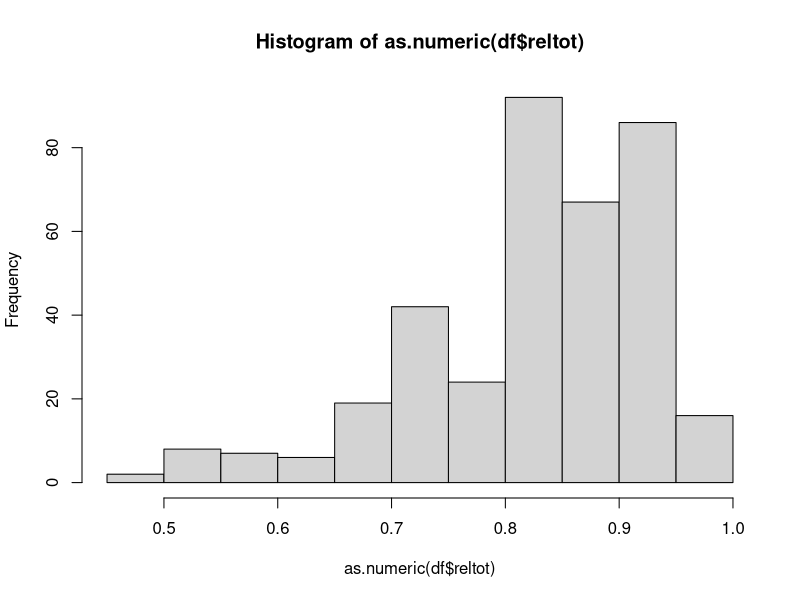
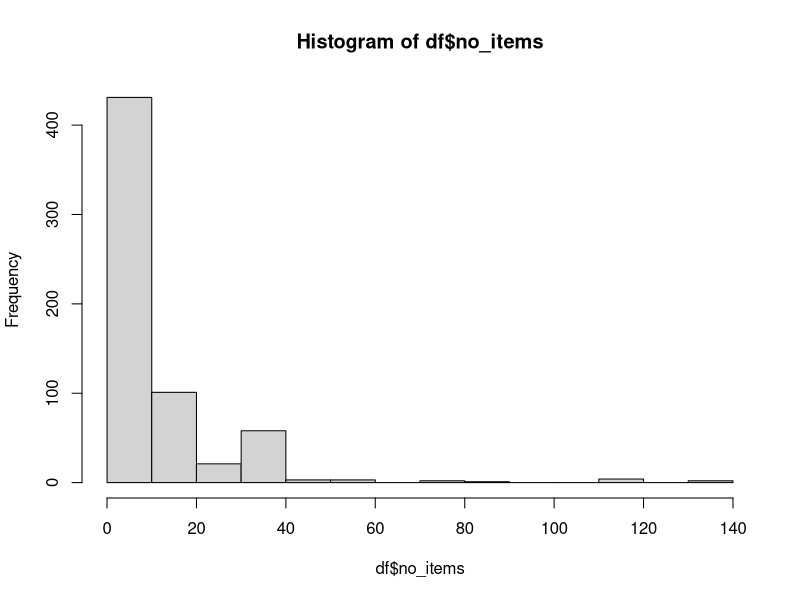

The R source for these figures, in order: (Note: this script raises an error after producing the figures.)
### CODE FOR MAIN STUDY SYSTEMATIC REVIEW MEASUREMENT INVARIANCE ##
### This is code to sample articles for which we will attempt to perform measurement invariance checks for step 2, 3, and 4

rm(list=ls()) # clean workspace
require("lavaan") # to simulate factor model and run MI tests
require("writexl") # to write away final codebooks

# function to check how many groups are compared for each study
assign.groups <- function(x) {
  if(is.na(x['n3_rep'])) {
    no_group <- 2
  } else if(is.na(x['n4_rep'])) {
    no_group <- 3
  } else if(is.na(x['n5_rep'])) {
    no_group <- 4 
  } else {
    no_group <- 5
  }
  return(no_group)
}

# load data from main study
df <- read.csv("../data/codebook-main-step1.csv") # load data

# give all data points a unique id so we can delete doubles later
df$id <- 1:nrow(df)

# filter out studies that reported on doing a measurement invariance check
df$mitest_rep <- as.numeric(df$mitest_rep)
df.checked <- subset(df,mitest_rep == 1) 

# check distribution of reliabilities of all studies
df$reltot <- as.numeric(df$reltot)
hist(as.numeric(df$reltot))
mean(df$reltot, na.rm=T)

# check distribution of number of items of all studies
df$no_items <- as.numeric(df$no_items)
hist(df$no_items)

# remove studies that checked for MI
df.notchecked <- subset(df,mitest_rep == 0)

# select only studies that report reliability and number of items
dfs <- df.notchecked[!is.na(df.notchecked$reltot) & df.notchecked$no_items != "NA" & !is.na(df.notchecked$no_items),]

# some studies have sample sizes for groups but not the total one. 
# we will assign n_rep = sum of all the group sample sizes

# calculate inter item correlation for all studies
dfs$iic <- -(dfs$reltot / (dfs$no_items * dfs$reltot - dfs$reltot - dfs$no_items))
dfs <- as.data.frame(dfs)

# how many groups are compared for each row?
dfs$no_group <- apply(dfs,1,assign.groups)

# simulate factor model and check power to detect measurement non-invariance in the intercepts
for (i in 1:nrow(dfs)) {
  
  # simulate one-factor model with specific parameter values
  k <- dfs$no_group[i]
  
  # extract sample size for each level of k groups
  if (k == 2) {
    
    nobs <- as.numeric(c(dfs$n1_rep[i],dfs$n2_rep[i]))
    
  } else if (k == 3) {
    
    nobs <- as.numeric(c(dfs$n1_rep[i],dfs$n2_rep[i],dfs$n3_rep[i]))
    
  } else if (k == 4) {
    
    nobs <- as.numeric(c(dfs$n1_rep[i],dfs$n2_rep[i],dfs$n3_rep[i],dfs$n4_rep[i]))
    
  } else if (k == 5) {
    
    nobs <- as.numeric(c(dfs$n1_rep[i],dfs$n2_rep[i],dfs$n3_rep[i],dfs$n4_rep[i],dfs$n5_rep[i]))
    
  }
  
  # if no group sample sizes reported, take the total sample size and divide it by the number of groups
  if (is.na(nobs[1])) {
    
    nobs <- round(rep(as.numeric(dfs$n_rep[i])/k,k))

  }
  
  # number of items
  q <- dfs$no_items[i]
  
  # factor loadings (square root of the inter-item correlation)
  lambdas <- rep(sqrt(dfs$iic[i]),q)
  lambda <- matrix(c(lambdas), nrow = q, ncol = 1) 
  
  # error variances (1 - lambda^2)
  errorvar <- 1 - lambdas[1:q] * lambdas[1:q]  
  theta <- matrix(0,nrow=q,ncol=q)
  diag(theta) <- errorvar
  
  # latent variance
  phi <- 1 
  
  # assign values to item intercepts 
  # (50% of groups gets intercept difference of 0.5 in all items, see line 182 for more info)
  if (k == 2) {
    
    nu <- c(0,0.5)
    
  } else if (k == 3) {
    
    nu <- c(0,0,0.5)
    
  } else if (k == 4) {
    
    nu <- c(0,0,0.5,0.5)
    
  } else if (k == 5) {
    
    nu <- c(0,0,0,0.5,0.5)
    
  }
  
  # latent mean estimate
  alpha <- rep(0,k)
  
  # column names for covariance matrices and mean vectors (needed to estimate in lavaan)
  colnms <- NA
  for(z in 1:q){
    colnms[z] <- paste0('V', z)
  }
  
  # construct covariance matrices and mean vectors for each level of k
  if (k == 2) {
    
    mu.pop.1 <- nu[1] + lambda %*% alpha[1]									                   
    mu.pop.2 <- nu[2] + lambda %*% alpha[2]
    mu.pop <- list(mu.pop.1,mu.pop.2)
    
    sigma.pop.1 <- lambda %*% phi %*% t(lambda) + theta
    colnames(sigma.pop.1) <- colnms
    sigma.pop <- list(sigma.pop.1,sigma.pop.1)
    
    
  } else if (k == 3) {
    
    mu.pop.1 <- nu[1] + lambda %*% alpha[1]									                   									                   
    mu.pop.2 <- nu[2] + lambda %*% alpha[2]
    mu.pop.3 <- nu[3] + lambda %*% alpha[3]
    mu.pop <- list(mu.pop.1,mu.pop.2,mu.pop.3)
    
    sigma.pop.1 <- lambda %*% phi %*% t(lambda) + theta
    colnames(sigma.pop.1) <- colnms
    sigma.pop <- list(sigma.pop.1,sigma.pop.1,sigma.pop.1)
    
  } else if (k == 4) {
    
    mu.pop.1 <- nu[1] + lambda %*% alpha[1]									                   
    mu.pop.2 <- nu[2] + lambda %*% alpha[2]
    mu.pop.3 <- nu[3] + lambda %*% alpha[3]
    mu.pop.4 <- nu[4] + lambda %*% alpha[4]
    mu.pop <- list(mu.pop.1,mu.pop.2,mu.pop.3,mu.pop.4)
    
    sigma.pop.1 <- lambda %*% phi %*% t(lambda) + theta
    colnames(sigma.pop.1) <- colnms
    sigma.pop <- list(sigma.pop.1,sigma.pop.1,sigma.pop.1,sigma.pop.1)
    
  } else if (k == 5) {
    
    mu.pop.1 <- nu[1] + lambda %*% alpha[1]									                   
    mu.pop.2 <- nu[2] + lambda %*% alpha[2]
    mu.pop.3 <- nu[3] + lambda %*% alpha[3]
    mu.pop.4 <- nu[4] + lambda %*% alpha[4]
    mu.pop.5 <- nu[5] + lambda %*% alpha[5]
    mu.pop <- list(mu.pop.1,mu.pop.2,mu.pop.3,mu.pop.4,mu.pop.5)
    
    sigma.pop.1 <- lambda %*% phi %*% t(lambda) + theta
    colnames(sigma.pop.1) <- colnms
    sigma.pop <- list(sigma.pop.1,sigma.pop.1,sigma.pop.1,sigma.pop.1,sigma.pop.1)
    
  }
  
  # we assigned bias in all indicators for 50% of the groups, but we only need bias in 1/3 of those indicators
  # here we assign an intercept of 0 (no bias) to 2/3 of the indicators that were 0.50. 
  for(x in 2:k){
    mu.pop[[x]][((round(q/3))+1):q] <- 0
  }
  
  # construct model syntax for lavaan to analyze
  mods.metric <- mods.scalar <- NA

  for(l in 1:q){
    mods.metric[l] <- c(paste0("F1 =~", 'V', l))
    mods.scalar[l] <- c(paste0("F1 =~", 'V', l))
    
  }

  mods.metric[q+1] <- paste0("F1~ c(", paste0(rep(0,k), sep= "",collapse = ","), ")*1")
  mods.scalar[q+1] <- paste0("F1~ c(0,", paste0(rep(NA,k-1), sep= "",collapse = ","), ")*1")
  
  # Fit metric (loadings equal across groups) and scalar invariance (loadings and intercepts equal across groups) models
  mod.metric <- cfa(mods.metric, sample.cov = sigma.pop, sample.mean = mu.pop, sample.nobs = nobs, std.lv=T, group.equal = c("loadings"))
  mod.scalar <- cfa(mods.scalar, sample.cov = sigma.pop, sample.mean = mu.pop, sample.nobs = nobs, std.lv=T, group.equal = c("loadings","intercepts"))
  
  # likelihood ratio test between the models
  mod <- anova(mod.metric,mod.scalar)

  # extract chisquare difference between the two models as NCP + extract degrees of freedom
  ncp <- mod$`Chisq diff`[2]
  dof <- mod$`Df`[2] - mod$`Df`[1]
  
  # power estimate given degrees of freedom and NCP
  # indicates power to detect intercept non-invariance in 1/3 of the indicators for 1/2 of the groups
  power.cfa.th <- 1 - pchisq(qchisq(.95, df = dof), df = dof, ncp = ncp) 
  dfs$powerncp[i] <- as.numeric(power.cfa.th)
}

# select only those studies that have a power to detect non-invariance of > 0.80
df.select <- dfs[dfs$powerncp > 0.80,1:39]

# are the colnames for the selected studies and the ones reporting on MI the same?
colnames(df.select) == colnames(df.checked)

# multiple ids in both dataframes?
unique(df.checked$id) %in% unique(df.select$id)
unique(df.select$id) %in% unique(df.checked$id)

# save dataset of studies that investigated MI (step 2 and step 3)
write_xlsx(df.checked, "../data/codebook-main-step2step3-sample-without-results.xlsx")

# save final dataset of studies that we will attempt to reproduce
write_xlsx(df.select, "../data/codebook-main-step4-sample-without-results.xlsx")
